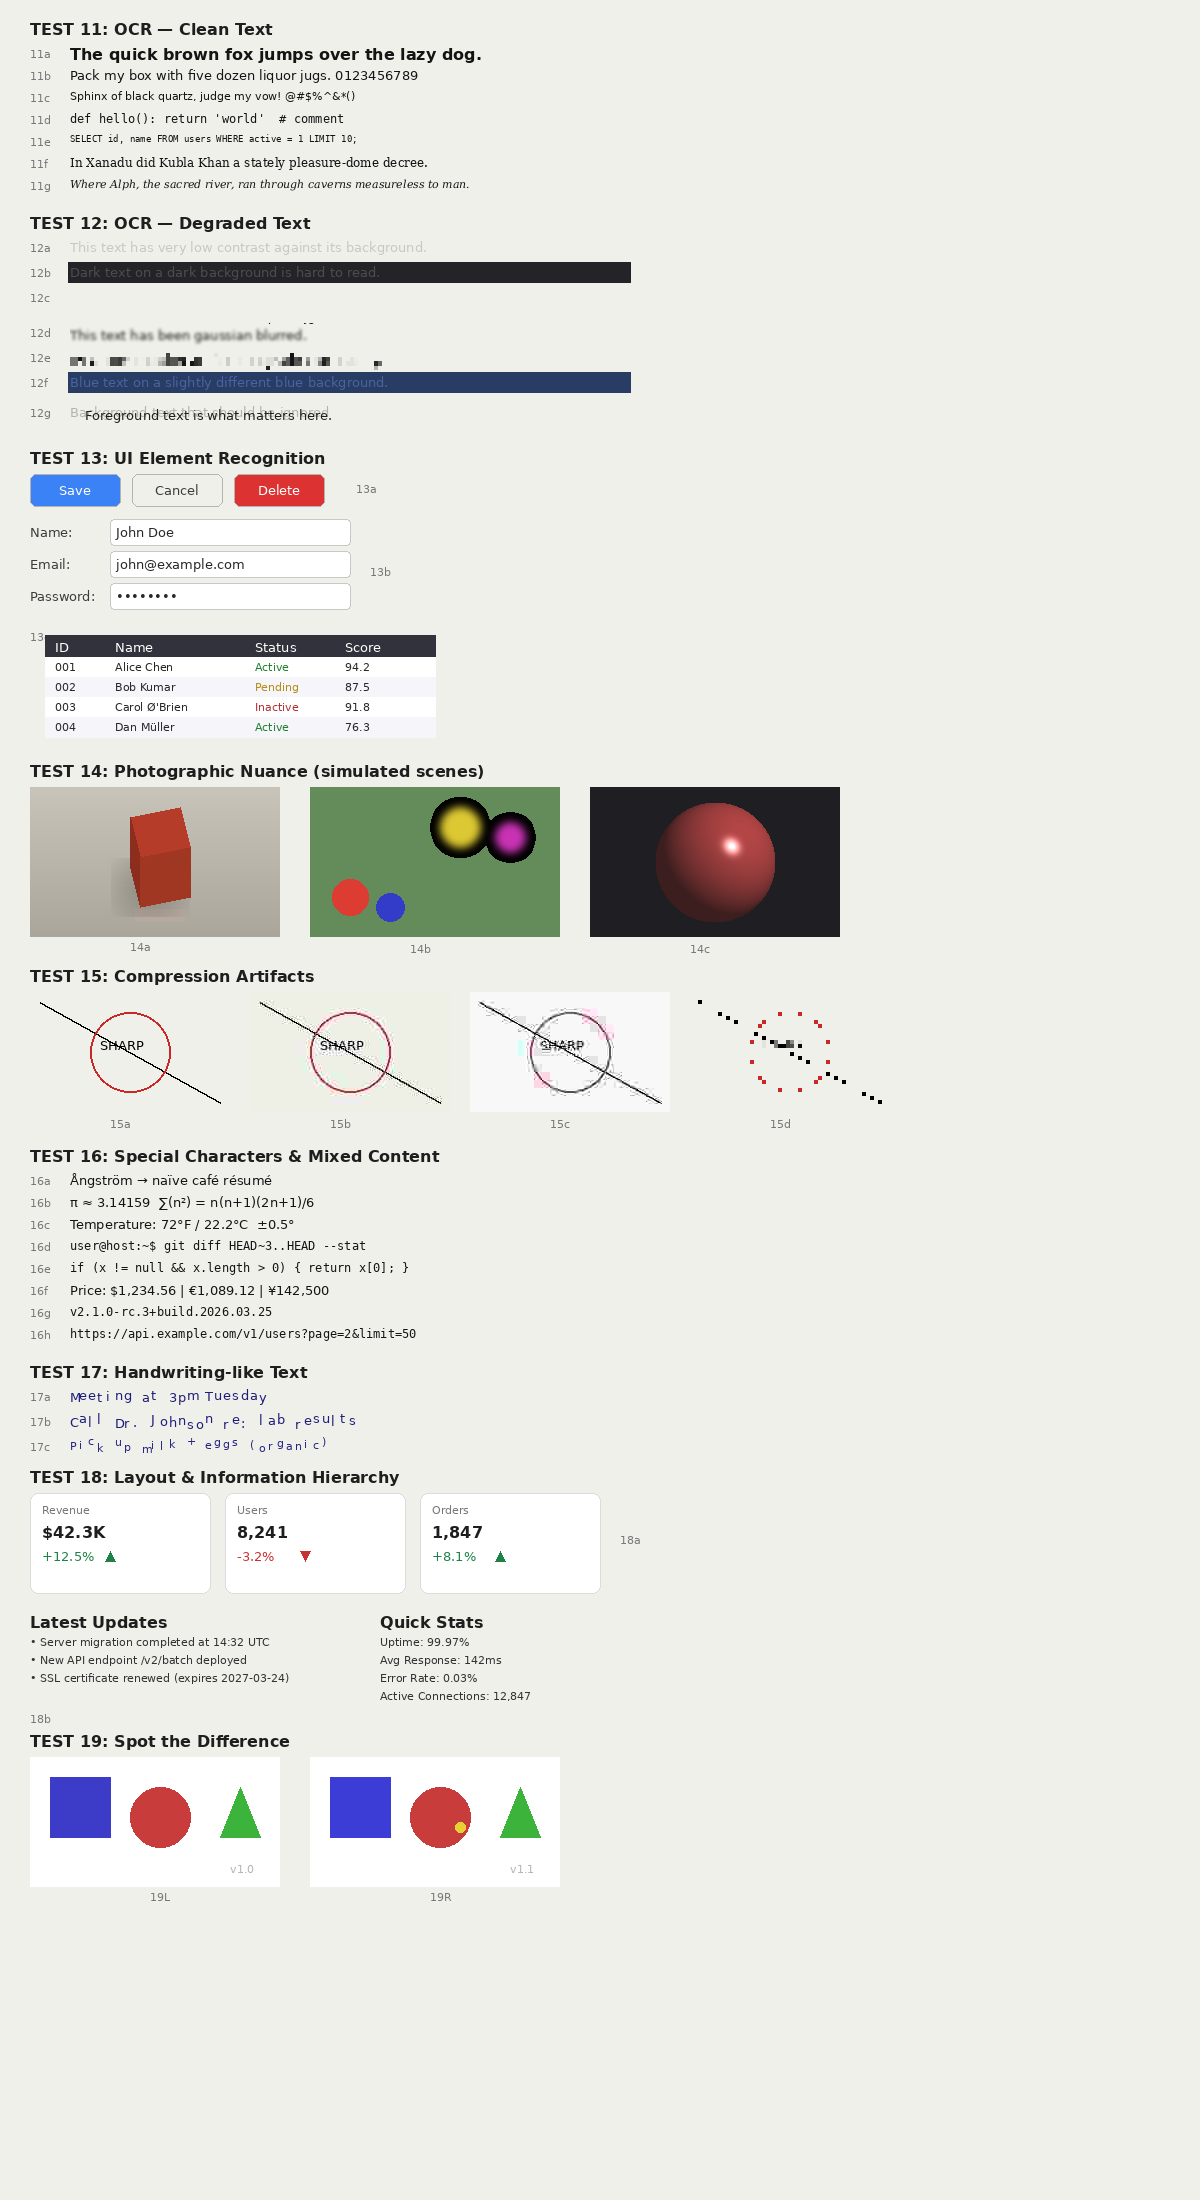

This figure's Python source:
"""
Vision Diagnostic v2: Photographic Nuance + OCR
Tests capabilities with realistic image challenges, not just synthetic shapes.
"""

from PIL import Image, ImageDraw, ImageFont, ImageFilter, ImageEnhance
import json
import math
import random
import struct
import zlib

random.seed(42)

WIDTH, HEIGHT = 1200, 2200
BG = (240, 240, 235)  # light background like a document
img = Image.new('RGB', (WIDTH, HEIGHT), BG)
draw = ImageDraw.Draw(img)

try:
    font_label = ImageFont.truetype("/usr/share/fonts/truetype/dejavu/DejaVuSans-Bold.ttf", 16)
    font_body = ImageFont.truetype("/usr/share/fonts/truetype/dejavu/DejaVuSans.ttf", 13)
    font_small = ImageFont.truetype("/usr/share/fonts/truetype/dejavu/DejaVuSans.ttf", 11)
    font_mono = ImageFont.truetype("/usr/share/fonts/truetype/dejavu/DejaVuSansMono.ttf", 12)
    font_mono_sm = ImageFont.truetype("/usr/share/fonts/truetype/dejavu/DejaVuSansMono.ttf", 9)
    font_serif = ImageFont.truetype("/usr/share/fonts/truetype/dejavu/DejaVuSerif.ttf", 12)
    font_serif_it = ImageFont.truetype("/usr/share/fonts/truetype/dejavu/DejaVuSerif-Italic.ttf", 11)
except:
    font_label = font_body = font_small = font_mono = font_mono_sm = font_serif = font_serif_it = ImageFont.load_default()

ground_truth = {}
px, py = 30, 20

# ============================================================
# PANEL 11: OCR - CLEAN TEXT AT VARIOUS SIZES AND FONTS
# ============================================================
draw.text((px, py), "TEST 11: OCR — Clean Text", fill=(30, 30, 30), font=font_label)
py += 25

ocr_samples = [
    ("11a", font_label, "The quick brown fox jumps over the lazy dog.", 16, "sans-bold"),
    ("11b", font_body, "Pack my box with five dozen liquor jugs. 0123456789", 13, "sans"),
    ("11c", font_small, "Sphinx of black quartz, judge my vow! @#$%^&*()", 11, "sans-small"),
    ("11d", font_mono, "def hello(): return 'world'  # comment", 12, "monospace"),
    ("11e", font_mono_sm, "SELECT id, name FROM users WHERE active = 1 LIMIT 10;", 9, "mono-small"),
    ("11f", font_serif, "In Xanadu did Kubla Khan a stately pleasure-dome decree.", 12, "serif"),
    ("11g", font_serif_it, "Where Alph, the sacred river, ran through caverns measureless to man.", 11, "serif-italic"),
]

for tid, font, text, size, style in ocr_samples:
    draw.text((px + 40, py), text, fill=(20, 20, 20), font=font)
    draw.text((px, py + 2), tid, fill=(120, 120, 120), font=font_small)
    ground_truth[tid] = {
        "test": "ocr_clean",
        "text": text,
        "font_size": size,
        "font_style": style,
        "question": f"Read the text in {tid} exactly."
    }
    py += 22

py += 15

# ============================================================
# PANEL 12: OCR - DEGRADED / NOISY TEXT
# ============================================================
draw.text((px, py), "TEST 12: OCR — Degraded Text", fill=(30, 30, 30), font=font_label)
py += 25

# 12a: Low contrast text (light gray on white)
text_12a = "This text has very low contrast against its background."
draw.text((px + 40, py), text_12a, fill=(200, 200, 195), font=font_body)
draw.text((px, py + 2), "12a", fill=(120, 120, 120), font=font_small)
ground_truth["12a"] = {"test": "ocr_degraded", "text": text_12a, "degradation": "low contrast (light gray on near-white)", "question": "Read 12a."}
py += 25

# 12b: Dark text on dark background
rect_y = py
draw.rectangle([px + 38, py - 2, px + 600, py + 18], fill=(35, 35, 40))
text_12b = "Dark text on a dark background is hard to read."
draw.text((px + 40, py), text_12b, fill=(75, 75, 80), font=font_body)
draw.text((px, py + 2), "12b", fill=(120, 120, 120), font=font_small)
ground_truth["12b"] = {"test": "ocr_degraded", "text": text_12b, "degradation": "dark on dark (75,75,80 on 35,35,40)", "question": "Read 12b."}
py += 25

# 12c: Rotated text (slight angle)
text_12c = "Slightly rotated text, about 5 degrees."
txt_img = Image.new('RGBA', (500, 30), (240, 240, 235, 255))
txt_draw = ImageDraw.Draw(txt_img)
txt_draw.text((0, 5), text_12c, fill=(20, 20, 20, 255), font=font_body)
rotated = txt_img.rotate(5, expand=True, fillcolor=(240, 240, 235, 255))
img.paste(rotated.convert('RGB'), (px + 40, py))
draw.text((px, py + 2), "12c", fill=(120, 120, 120), font=font_small)
ground_truth["12c"] = {"test": "ocr_degraded", "text": text_12c, "degradation": "rotated 5 degrees", "question": "Read 12c."}
py += 35

# 12d: Blurred text
text_12d = "This text has been gaussian blurred."
txt_img2 = Image.new('RGB', (500, 25), BG)
txt_draw2 = ImageDraw.Draw(txt_img2)
txt_draw2.text((0, 3), text_12d, fill=(20, 20, 20), font=font_body)
blurred = txt_img2.filter(ImageFilter.GaussianBlur(radius=1.5))
img.paste(blurred, (px + 40, py))
draw.text((px, py + 2), "12d", fill=(120, 120, 120), font=font_small)
ground_truth["12d"] = {"test": "ocr_degraded", "text": text_12d, "degradation": "gaussian blur radius 1.5", "question": "Read 12d."}
py += 25

# 12e: JPEG artifact simulation (downsample + upsample)
text_12e = "JPEG compression artifacts degrade text quality."
txt_img3 = Image.new('RGB', (500, 25), BG)
txt_draw3 = ImageDraw.Draw(txt_img3)
txt_draw3.text((0, 3), text_12e, fill=(20, 20, 20), font=font_body)
tiny = txt_img3.resize((125, 6), Image.NEAREST)
jpeggy = tiny.resize((500, 25), Image.NEAREST)
img.paste(jpeggy, (px + 40, py))
draw.text((px, py + 2), "12e", fill=(120, 120, 120), font=font_small)
ground_truth["12e"] = {"test": "ocr_degraded", "text": text_12e, "degradation": "severe downscale + nearest-neighbor upscale (simulated heavy JPEG)", "question": "Read 12e."}
py += 25

# 12f: Colored text on colored background
draw.rectangle([px + 38, py - 2, px + 600, py + 18], fill=(40, 60, 100))
text_12f = "Blue text on a slightly different blue background."
draw.text((px + 40, py), text_12f, fill=(70, 100, 160), font=font_body)
draw.text((px, py + 2), "12f", fill=(120, 120, 120), font=font_small)
ground_truth["12f"] = {"test": "ocr_degraded", "text": text_12f, "degradation": "blue on blue (70,100,160 on 40,60,100)", "question": "Read 12f."}
py += 30

# 12g: Overlapping text
text_12g_back = "Background text that should be ignored"
text_12g_front = "Foreground text is what matters here."
draw.text((px + 40, py), text_12g_back, fill=(180, 180, 175), font=font_body)
draw.text((px + 55, py + 3), text_12g_front, fill=(30, 30, 30), font=font_body)
draw.text((px, py + 2), "12g", fill=(120, 120, 120), font=font_small)
ground_truth["12g"] = {
    "test": "ocr_degraded", 
    "text_foreground": text_12g_front,
    "text_background": text_12g_back,
    "degradation": "overlapping text layers",
    "question": "Read both text layers in 12g."
}
py += 35

py += 10

# ============================================================
# PANEL 13: SCREENSHOT / UI ELEMENT RECOGNITION
# ============================================================
draw.text((px, py), "TEST 13: UI Element Recognition", fill=(30, 30, 30), font=font_label)
py += 25

# 13a: Simulated button row
buttons = [
    ("Save", (59, 130, 246), (255, 255, 255)),      # blue button
    ("Cancel", (240, 240, 235), (60, 60, 60)),       # gray button
    ("Delete", (220, 50, 50), (255, 255, 255)),      # red button
]
bx = px
for label, bg_col, txt_col in buttons:
    bw = 90
    draw.rounded_rectangle([bx, py, bx + bw, py + 32], radius=6, fill=bg_col, outline=(180, 180, 180))
    tw = draw.textlength(label, font=font_body)
    draw.text((bx + (bw - tw) / 2, py + 8), label, fill=txt_col, font=font_body)
    bx += bw + 12

draw.text((bx + 20, py + 8), "13a", fill=(120, 120, 120), font=font_small)
ground_truth["13a"] = {
    "test": "ui_recognition",
    "elements": [{"type": "button", "label": b[0], "color": b[1]} for b in buttons],
    "question": "Describe the UI elements in 13a (types, labels, colors, states)."
}
py += 45

# 13b: Simulated form with labels + inputs
form_fields = [
    ("Name:", "John Doe", False),
    ("Email:", "john@example.com", False),
    ("Password:", "••••••••", True),
]
for label, value, is_password in form_fields:
    draw.text((px, py + 5), label, fill=(60, 60, 60), font=font_body)
    # Input box
    draw.rounded_rectangle([px + 80, py, px + 320, py + 26], radius=4, fill=(255, 255, 255), outline=(200, 200, 200))
    draw.text((px + 86, py + 5), value, fill=(40, 40, 40), font=font_body)
    py += 32

draw.text((px + 340, py - 50), "13b", fill=(120, 120, 120), font=font_small)
ground_truth["13b"] = {
    "test": "ui_recognition",
    "elements": [{"type": "form_field", "label": f[0], "value": f[1], "masked": f[2]} for f in form_fields],
    "question": "Read all form labels and values in 13b."
}
py += 15

# 13c: Simulated table
draw.text((px, py), "13c", fill=(120, 120, 120), font=font_small)
py += 5
headers = ["ID", "Name", "Status", "Score"]
rows = [
    ["001", "Alice Chen", "Active", "94.2"],
    ["002", "Bob Kumar", "Pending", "87.5"],
    ["003", "Carol Ø'Brien", "Inactive", "91.8"],
    ["004", "Dan Müller", "Active", "76.3"],
]
col_widths = [60, 140, 90, 80]
col_x = px + 20

# Header
rx = col_x
draw.rectangle([col_x - 5, py, col_x + sum(col_widths) + 15, py + 22], fill=(50, 50, 60))
for hi, header in enumerate(headers):
    draw.text((rx + 5, py + 4), header, fill=(255, 255, 255), font=font_body)
    rx += col_widths[hi]
py += 22

# Rows
for ri, row in enumerate(rows):
    bg = (255, 255, 255) if ri % 2 == 0 else (245, 245, 250)
    draw.rectangle([col_x - 5, py, col_x + sum(col_widths) + 15, py + 20], fill=bg)
    rx = col_x
    for ci, cell in enumerate(row):
        color = (40, 40, 40)
        if ci == 2:
            color = {"Active": (30, 130, 50), "Pending": (180, 140, 20), "Inactive": (180, 50, 50)}[cell]
        draw.text((rx + 5, py + 3), cell, fill=color, font=font_small)
        rx += col_widths[ci]
    py += 20

ground_truth["13c"] = {
    "test": "ui_recognition",
    "table": {"headers": headers, "rows": rows},
    "special_chars": ["Ø in O'Brien", "ü in Müller"],
    "question": "Read the entire table including special characters. What color coding is used for Status?"
}
py += 25

# ============================================================
# PANEL 14: PHOTOGRAPHIC NUANCE (simulated)
# ============================================================
draw.text((px, py), "TEST 14: Photographic Nuance (simulated scenes)", fill=(30, 30, 30), font=font_label)
py += 25

# 14a: Shadow gradient - object casting shadow
scene_w, scene_h = 250, 150
scene = Image.new('RGB', (scene_w, scene_h), (200, 195, 180))  # warm surface
sdraw = ImageDraw.Draw(scene)

# Floor gradient (light from upper-right)
for y in range(scene_h):
    for x in range(scene_w):
        base = 200 - int(y * 0.2)
        # Shadow region (cast by object to lower-left)
        shadow_intensity = 0
        if 80 < x < 160 and 70 < y < 130:
            dist_from_center = math.hypot(x - 120, y - 100) / 50
            shadow_intensity = max(0, int(40 * (1 - dist_from_center)))
        v = max(0, min(255, base - shadow_intensity))
        scene.putpixel((x, y), (v, v - 5, v - 15))

# Object (simple cube-ish shape)
sdraw.polygon([(100, 30), (150, 20), (160, 60), (110, 70)], fill=(180, 60, 40))  # top face
sdraw.polygon([(100, 30), (110, 70), (110, 120), (100, 80)], fill=(140, 45, 30))  # left face
sdraw.polygon([(110, 70), (160, 60), (160, 110), (110, 120)], fill=(160, 55, 35))  # front face

# Subtle reflection on surface below
for x in range(105, 155):
    for y in range(122, 135):
        existing = scene.getpixel((x, y))
        # Very faint red tint from reflected object
        r = min(255, existing[0] + 8)
        scene.putpixel((x, y), (r, existing[1], existing[2]))

img.paste(scene, (px, py))
draw.text((px + 100, py + scene_h + 3), "14a", fill=(120, 120, 120), font=font_small)
ground_truth["14a"] = {
    "test": "photographic_nuance",
    "elements": [
        "red/brown box-like object",
        "soft shadow cast below and to the left",
        "subtle warm surface gradient (lighter at top)",
        "very faint reddish reflection on surface below object"
    ],
    "question": "Describe everything visible in 14a including lighting, shadows, and any reflections."
}

# 14b: Depth of field simulation
dof_x = px + 280
dof = Image.new('RGB', (250, 150), (100, 140, 90))  # green "field"
ddraw = ImageDraw.Draw(dof)

# "Near" objects (sharp) — foreground circles
for cx, cy, r, col in [(40, 110, 18, (220, 60, 50)), (80, 120, 14, (50, 60, 200))]:
    ddraw.ellipse([cx-r, cy-r, cx+r, cy+r], fill=col)

# "Far" objects (should be blurred) — background circles
bg_layer = Image.new('RGB', (250, 150), (0, 0, 0))
bg_draw = ImageDraw.Draw(bg_layer)
for cx, cy, r, col in [(150, 40, 20, (220, 200, 50)), (200, 50, 15, (200, 50, 180))]:
    bg_draw.ellipse([cx-r, cy-r, cx+r, cy+r], fill=col)
bg_blurred = bg_layer.filter(ImageFilter.GaussianBlur(radius=4))

# Composite: blend blurred background onto field, then sharp foreground
for y in range(150):
    for x in range(250):
        bg_pix = bg_blurred.getpixel((x, y))
        fg_pix = dof.getpixel((x, y))
        if bg_pix != (0, 0, 0):
            dof.putpixel((x, y), bg_pix)

# Re-draw sharp foreground objects on top
ddraw2 = ImageDraw.Draw(dof)
for cx, cy, r, col in [(40, 110, 18, (220, 60, 50)), (80, 120, 14, (50, 60, 200))]:
    ddraw2.ellipse([cx-r, cy-r, cx+r, cy+r], fill=col)

img.paste(dof, (dof_x, py))
draw.text((dof_x + 100, py + 155), "14b", fill=(120, 120, 120), font=font_small)
ground_truth["14b"] = {
    "test": "photographic_nuance",
    "elements": {
        "foreground_sharp": ["red circle (lower left)", "blue circle (lower center)"],
        "background_blurred": ["yellow circle (upper right area)", "purple/magenta circle (far right)"],
        "background": "green field"
    },
    "question": "Describe 14b. Which objects appear sharp vs blurred? What does the blur suggest about depth?"
}

# 14c: Highlights and specular
spec_x = px + 560
spec = Image.new('RGB', (250, 150), (30, 30, 35))
for y in range(150):
    for x in range(250):
        # Sphere shape
        cx, cy, r = 125, 75, 60
        dx, dy = x - cx, y - cy
        dist = math.hypot(dx, dy)
        if dist < r:
            # Basic sphere shading (light from upper-right)
            nx, ny = dx / r, dy / r
            nz = math.sqrt(max(0, 1 - nx*nx - ny*ny))
            # Diffuse
            lx, ly, lz = 0.5, -0.5, 0.7
            lmag = math.sqrt(lx*lx + ly*ly + lz*lz)
            lx, ly, lz = lx/lmag, ly/lmag, lz/lmag
            diffuse = max(0, nx*lx + ny*ly + nz*lz)
            # Specular
            rx_r = 2 * (nx*lx + ny*ly + nz*lz) * nx - lx
            ry_r = 2 * (nx*lx + ny*ly + nz*lz) * ny - ly
            rz_r = 2 * (nx*lx + ny*ly + nz*lz) * nz - lz
            spec_val = max(0, rz_r) ** 32
            
            base_r = int(60 + 120 * diffuse + 200 * spec_val)
            base_g = int(30 + 40 * diffuse + 200 * spec_val)
            base_b = int(30 + 40 * diffuse + 200 * spec_val)
            spec.putpixel((x, y), (min(255, base_r), min(255, base_g), min(255, base_b)))

img.paste(spec, (spec_x, py))
draw.text((spec_x + 100, py + 155), "14c", fill=(120, 120, 120), font=font_small)
ground_truth["14c"] = {
    "test": "photographic_nuance",
    "elements": [
        "red/dark-red sphere with 3D shading",
        "light source from upper-right",
        "specular highlight (bright spot) on upper-right of sphere",
        "dark shadowed area on lower-left",
        "gradual falloff across surface (diffuse shading)"
    ],
    "question": "Describe the 3D qualities of 14c. Where is the light coming from? Where is the specular highlight?"
}
py += 180

# ============================================================
# PANEL 15: COMPRESSION ARTIFACT DETECTION
# ============================================================
draw.text((px, py), "TEST 15: Compression Artifacts", fill=(30, 30, 30), font=font_label)
py += 25

# Create sharp original
orig = Image.new('RGB', (200, 120), (240, 240, 235))
odraw = ImageDraw.Draw(orig)
# Sharp diagonal line
odraw.line([(10, 10), (190, 110)], fill=(0, 0, 0), width=2)
# Sharp circle
odraw.ellipse([60, 20, 140, 100], outline=(200, 40, 40), width=2)
# Text
odraw.text((70, 45), "SHARP", fill=(0, 0, 0), font=font_body)

# 15a: Original (clean)
img.paste(orig, (px, py))
draw.text((px + 80, py + 125), "15a", fill=(120, 120, 120), font=font_small)

# 15b: Moderate JPEG (quality=20)
import io
buf = io.BytesIO()
orig.save(buf, format='JPEG', quality=20)
buf.seek(0)
jpeg_20 = Image.open(buf)
img.paste(jpeg_20, (px + 220, py))
draw.text((px + 300, py + 125), "15b", fill=(120, 120, 120), font=font_small)

# 15c: Severe JPEG (quality=5)
buf2 = io.BytesIO()
orig.save(buf2, format='JPEG', quality=5)
buf2.seek(0)
jpeg_5 = Image.open(buf2)
img.paste(jpeg_5, (px + 440, py))
draw.text((px + 520, py + 125), "15c", fill=(120, 120, 120), font=font_small)

# 15d: Downscaled 4x then upscaled (pixelation)
tiny_orig = orig.resize((50, 30), Image.NEAREST)
pixelated = tiny_orig.resize((200, 120), Image.NEAREST)
img.paste(pixelated, (px + 660, py))
draw.text((px + 740, py + 125), "15d", fill=(120, 120, 120), font=font_small)

ground_truth["15a"] = {"test": "compression_artifacts", "quality": "original", "question": "Describe 15a image quality and read any text."}
ground_truth["15b"] = {"test": "compression_artifacts", "quality": "JPEG q=20", "question": "Describe 15b artifacts vs 15a. Can you still read the text?"}
ground_truth["15c"] = {"test": "compression_artifacts", "quality": "JPEG q=5", "question": "Describe 15c artifacts. Is the text readable?"}
ground_truth["15d"] = {"test": "compression_artifacts", "quality": "4x downscale+upscale", "question": "Describe 15d. What type of degradation is this?"}

py += 155

# ============================================================
# PANEL 16: MIXED-SCRIPT / SPECIAL CHARACTER OCR
# ============================================================
draw.text((px, py), "TEST 16: Special Characters & Mixed Content", fill=(30, 30, 30), font=font_label)
py += 25

special_texts = [
    ("16a", "Ångström → naïve café résumé", "diacritics"),
    ("16b", "π ≈ 3.14159  ∑(n²) = n(n+1)(2n+1)/6", "math symbols"),
    ("16c", "Temperature: 72°F / 22.2°C  ±0.5°", "units and degrees"),
    ("16d", "user@host:~$ git diff HEAD~3..HEAD --stat", "terminal/shell"),
    ("16e", "if (x != null && x.length > 0) { return x[0]; }", "code with operators"),
    ("16f", "Price: $1,234.56 | €1,089.12 | ¥142,500", "currency"),
    ("16g", "v2.1.0-rc.3+build.2026.03.25", "semantic version string"),
    ("16h", "https://api.example.com/v1/users?page=2&limit=50", "URL with params"),
]

for tid, text, desc in special_texts:
    f = font_mono if "code" in desc or "terminal" in desc or "version" in desc or "URL" in desc else font_body
    draw.text((px + 40, py), text, fill=(20, 20, 20), font=f)
    draw.text((px, py + 2), tid, fill=(120, 120, 120), font=font_small)
    ground_truth[tid] = {
        "test": "special_char_ocr",
        "text": text,
        "category": desc,
        "question": f"Read {tid} exactly, including all special characters."
    }
    py += 22

py += 15

# ============================================================
# PANEL 17: HANDWRITING SIMULATION
# ============================================================
draw.text((px, py), "TEST 17: Handwriting-like Text", fill=(30, 30, 30), font=font_label)
py += 25

# Simulate wobbly handwriting by drawing text with jitter
def draw_wobbly_text(draw, x, y, text, fill, font, jitter=2):
    for i, ch in enumerate(text):
        cx = x + i * 9
        cy = y + random.randint(-jitter, jitter)
        draw.text((cx, cy), ch, fill=fill, font=font)

# 17a: Neat handwriting sim
draw.text((px, py + 2), "17a", fill=(120, 120, 120), font=font_small)
text_17a = "Meeting at 3pm Tuesday"
draw_wobbly_text(draw, px + 40, py, text_17a, fill=(30, 30, 120), font=font_body, jitter=1)
ground_truth["17a"] = {"test": "handwriting_ocr", "text": text_17a, "jitter": 1, "question": "Read 17a."}
py += 25

# 17b: Messier handwriting sim
draw.text((px, py + 2), "17b", fill=(120, 120, 120), font=font_small)
text_17b = "Call Dr. Johnson re: lab results"
draw_wobbly_text(draw, px + 40, py, text_17b, fill=(30, 30, 120), font=font_body, jitter=3)
ground_truth["17b"] = {"test": "handwriting_ocr", "text": text_17b, "jitter": 3, "question": "Read 17b."}
py += 25

# 17c: Very messy + small
draw.text((px, py + 2), "17c", fill=(120, 120, 120), font=font_small)
text_17c = "Pick up milk + eggs (organic)"
draw_wobbly_text(draw, px + 40, py, text_17c, fill=(40, 40, 130), font=font_small, jitter=4)
ground_truth["17c"] = {"test": "handwriting_ocr", "text": text_17c, "jitter": 4, "question": "Read 17c."}
py += 30

# ============================================================
# PANEL 18: INFORMATION HIERARCHY / LAYOUT UNDERSTANDING
# ============================================================
draw.text((px, py), "TEST 18: Layout & Information Hierarchy", fill=(30, 30, 30), font=font_label)
py += 25

# Simulated card/dashboard layout
card_w, card_h = 180, 100
cards_data = [
    ("Revenue", "$42.3K", "+12.5%", (30, 130, 70)),
    ("Users", "8,241", "-3.2%", (200, 50, 50)),
    ("Orders", "1,847", "+8.1%", (30, 130, 70)),
]

for i, (title, value, change, change_color) in enumerate(cards_data):
    cx = px + i * (card_w + 15)
    draw.rounded_rectangle([cx, py, cx + card_w, py + card_h], radius=8, fill=(255, 255, 255), outline=(220, 220, 220))
    draw.text((cx + 12, py + 10), title, fill=(120, 120, 120), font=font_small)
    draw.text((cx + 12, py + 30), value, fill=(30, 30, 30), font=font_label)
    draw.text((cx + 12, py + 55), change, fill=change_color, font=font_body)
    # Arrow indicator
    arrow_y = py + 58
    if change.startswith("+"):
        draw.polygon([(cx+75, arrow_y+10), (cx+80, arrow_y), (cx+85, arrow_y+10)], fill=change_color)
    else:
        draw.polygon([(cx+75, arrow_y), (cx+80, arrow_y+10), (cx+85, arrow_y)], fill=change_color)

draw.text((px + 3 * (card_w + 15) + 5, py + 40), "18a", fill=(120, 120, 120), font=font_small)
ground_truth["18a"] = {
    "test": "layout_understanding",
    "cards": [{"title": c[0], "value": c[1], "change": c[2], "direction": "up" if c[2].startswith("+") else "down"} for c in cards_data],
    "question": "Read all metric cards in 18a. For each: title, value, change percentage, and direction (up/down)."
}
py += card_h + 20

# 18b: Two-column layout with different content
col1_x = px
col2_x = px + 350
draw.text((col1_x, py), "Latest Updates", fill=(30, 30, 30), font=font_label)
draw.text((col2_x, py), "Quick Stats", fill=(30, 30, 30), font=font_label)
py += 22

updates = [
    "• Server migration completed at 14:32 UTC",
    "• New API endpoint /v2/batch deployed",
    "• SSL certificate renewed (expires 2027-03-24)",
]
stats = [
    "Uptime: 99.97%",
    "Avg Response: 142ms",
    "Error Rate: 0.03%",
    "Active Connections: 12,847",
]

for i, update in enumerate(updates):
    draw.text((col1_x, py + i * 18), update, fill=(50, 50, 50), font=font_small)
for i, stat in enumerate(stats):
    draw.text((col2_x, py + i * 18), stat, fill=(50, 50, 50), font=font_small)

draw.text((col1_x, py + max(len(updates), len(stats)) * 18 + 5), "18b", fill=(120, 120, 120), font=font_small)
ground_truth["18b"] = {
    "test": "layout_understanding",
    "left_column": {"title": "Latest Updates", "items": updates},
    "right_column": {"title": "Quick Stats", "items": stats},
    "question": "Read both columns in 18b completely, maintaining the two-column structure."
}
py += max(len(updates), len(stats)) * 18 + 25

# ============================================================
# PANEL 19: SUBTLE VISUAL DIFFERENCES
# ============================================================
draw.text((px, py), "TEST 19: Spot the Difference", fill=(30, 30, 30), font=font_label)
py += 25

# Two near-identical panels with subtle differences
panel_w, panel_h = 250, 130
p1 = Image.new('RGB', (panel_w, panel_h), (255, 255, 255))
p2 = Image.new('RGB', (panel_w, panel_h), (255, 255, 255))
p1d, p2d = ImageDraw.Draw(p1), ImageDraw.Draw(p2)

# Shared elements
for d in [p1d, p2d]:
    d.rectangle([20, 20, 80, 80], fill=(60, 60, 200))           # blue square
    d.ellipse([100, 30, 160, 90], fill=(200, 60, 60))           # red circle
    d.polygon([(190, 80), (210, 30), (230, 80)], fill=(60, 180, 60))  # green triangle

# Differences:
# 1. Blue square slightly different shade in p2
p2d.rectangle([20, 20, 80, 80], fill=(60, 60, 215))  # slightly lighter blue
# 2. Extra small yellow dot in p2 only
p2d.ellipse([145, 65, 155, 75], fill=(230, 210, 50))
# 3. Triangle slightly taller in p1 vs p2
# (p1 already has correct triangle; p2 is slightly shorter)
p2d.polygon([(190, 80), (210, 40), (230, 80)], fill=(60, 180, 60))

# 4. Tiny text in corner
p1d.text((200, 105), "v1.0", fill=(180, 180, 180), font=font_small)
p2d.text((200, 105), "v1.1", fill=(180, 180, 180), font=font_small)

img.paste(p1, (px, py))
img.paste(p2, (px + panel_w + 30, py))
draw.text((px + panel_w // 2 - 5, py + panel_h + 3), "19L", fill=(120, 120, 120), font=font_small)
draw.text((px + panel_w + 30 + panel_w // 2 - 5, py + panel_h + 3), "19R", fill=(120, 120, 120), font=font_small)

ground_truth["19"] = {
    "test": "spot_the_difference",
    "differences": [
        "Blue square: slightly lighter blue in 19R (60,60,200 vs 60,60,215)",
        "Small yellow dot present in 19R only (near red circle)",
        "Green triangle: slightly shorter in 19R (peak at y=40 vs y=30)",
        "Version text in bottom-right: 'v1.0' in 19L vs 'v1.1' in 19R"
    ],
    "question": "Find all differences between 19L and 19R."
}

# Save
img.save('/home/claude/vision_diagnostic_v2.png', quality=95)

with open('/home/claude/vision_diagnostic_v2_truth.json', 'w') as f:
    json.dump(ground_truth, f, indent=2)

print(f"Image: {WIDTH}x{HEIGHT}")
print(f"Tests: {len(ground_truth)} items across panels 11-19")
